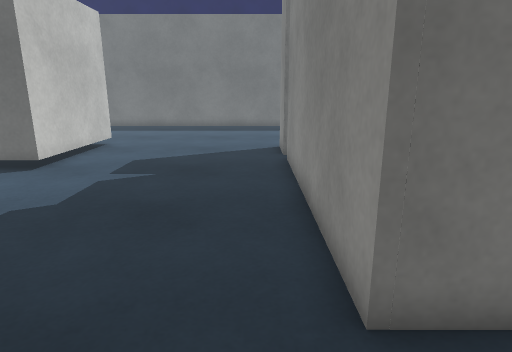
view 1 (above)

18 first-person views from a walk through a Unity game level. The camera is 1.2 m above the floor, tilts 14° down and sees 75° across. The floor is counted in squares, 0.5 m on a side. Each view is taken from the middle of a square. On the plan, view 1 faces up. The plan holds only what a view shows up to about 20 squares ahead; the rest is blank. The place goes on beyond the plan. Surface patterns are stand-ins for the level's own textures.

view 2
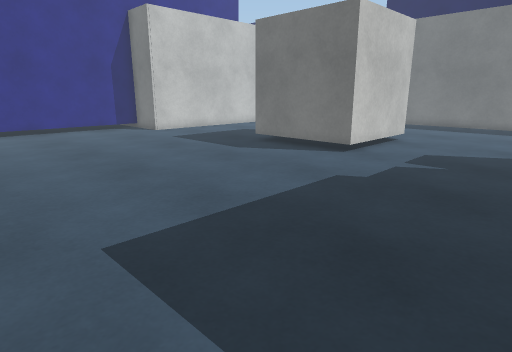

view 3
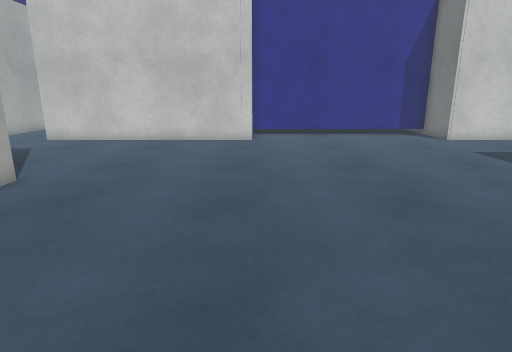

view 4
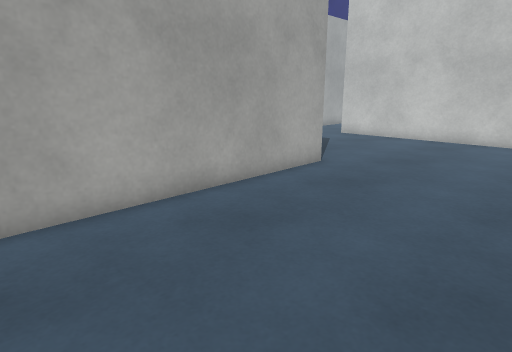

view 5
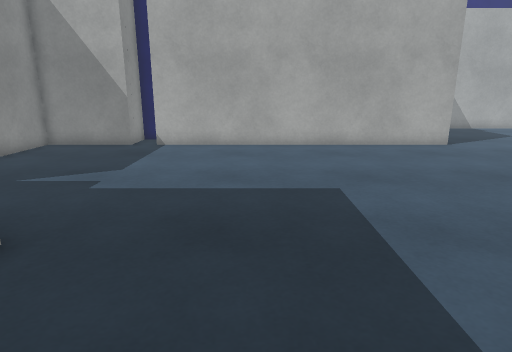

view 6
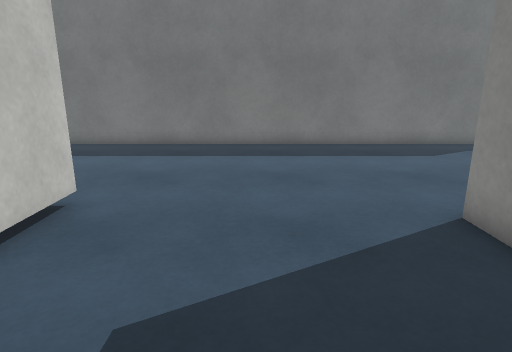

view 7
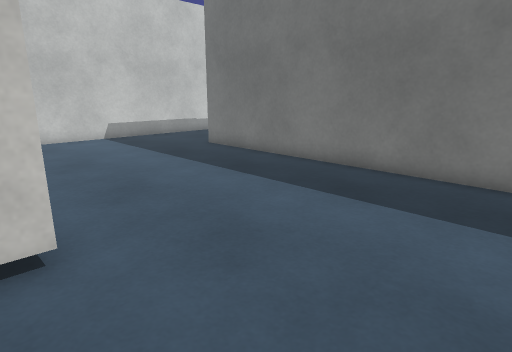

view 8
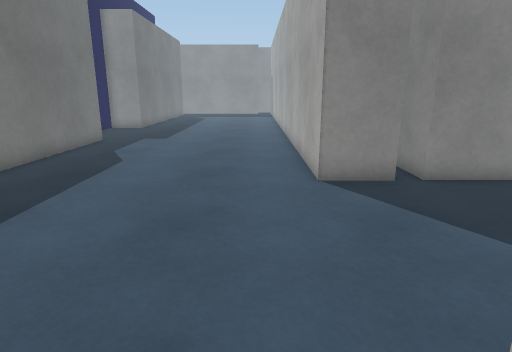

view 9
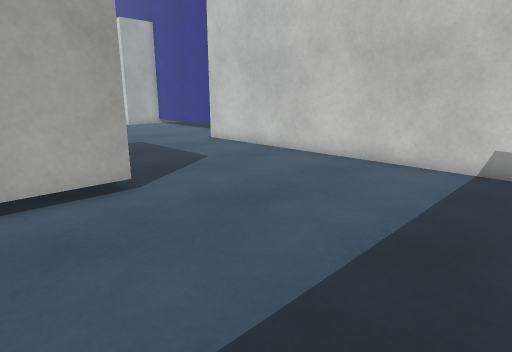

view 10
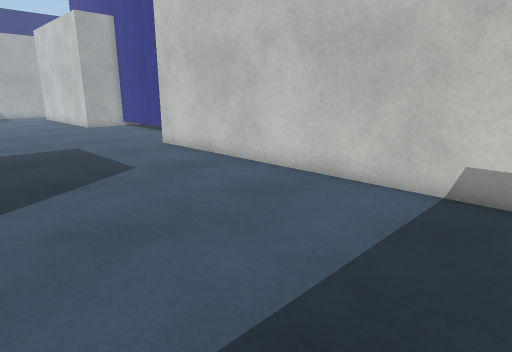

view 11
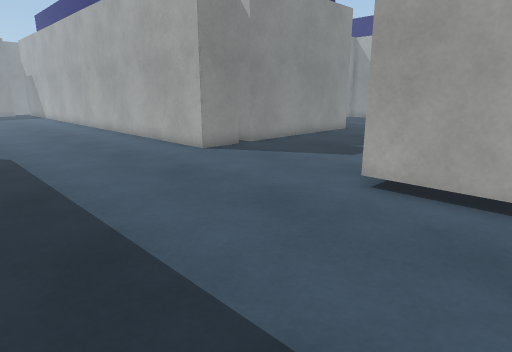

view 12
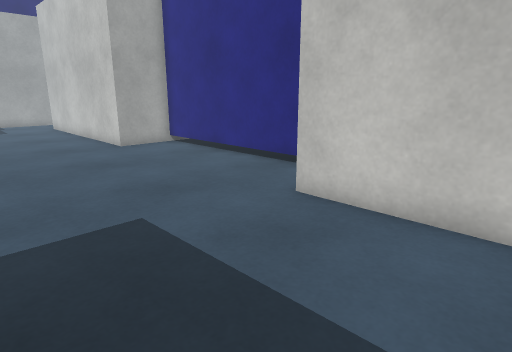

view 13
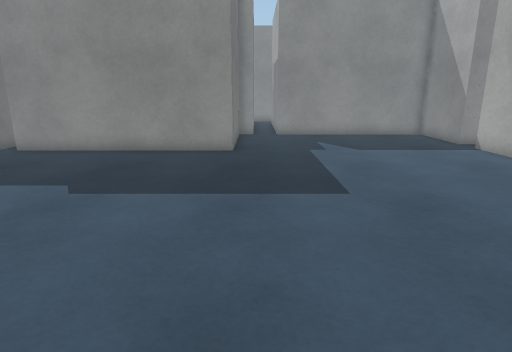

view 14
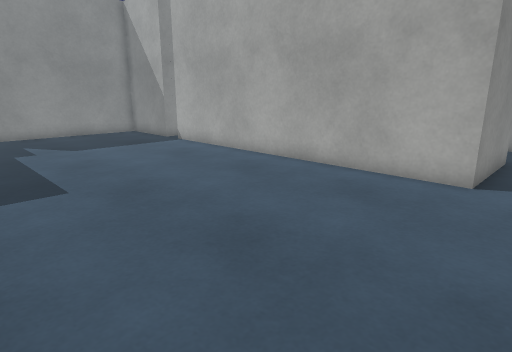

view 15
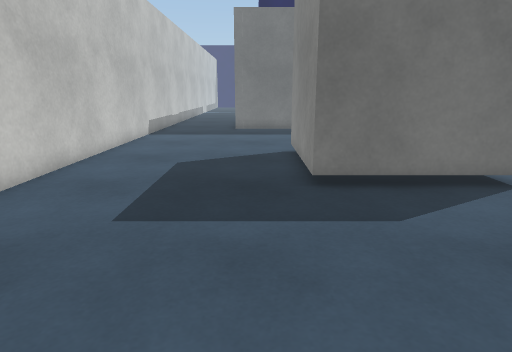

view 16
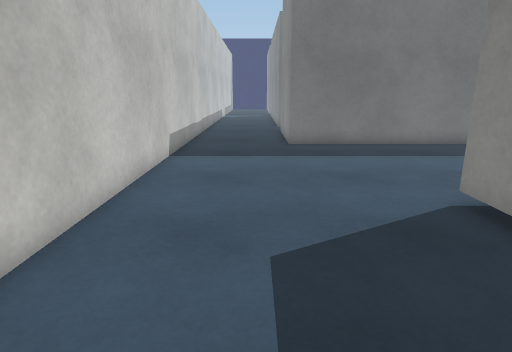

view 17
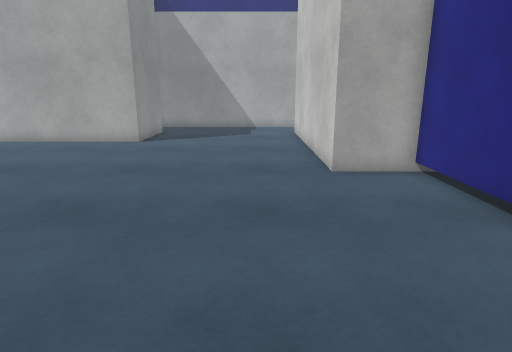

view 18
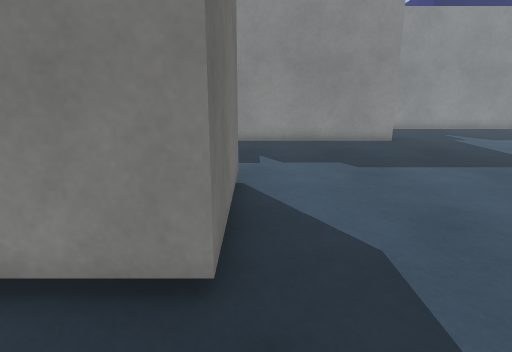

### Floor plan
Points are (right, up) in squares from view 1. A wall is a line through its corners. A room is listed if a view was taken in it or the views show most of it. See-through windows are left out.
Room 1 (views 1, 2, 3, 4, 5, 6, 7, 8, 9, 10, 11, 12, 13, 14, 15, 16, 17, 18)
walls: (-6.9, 10.5) (-12.5, 10.5) (-12.5, 16.1) (-6.9, 16.1) (-6.9, 10.5); (1.2, 13.1) (1.2, 15.2) (12.3, 15.2); (6.9, 2.1) (6.9, 3) (1.2, 3) (1.2, 12.2); (2.9, -7.8) (6.9, -7.8) (6.9, 0.7); (-12.1, -11.5) (-12.1, -7.8) (1.8, -7.8); (9.6, 25.1) (-15.4, 25.1) (-15.4, 28.5); (-20.4, 28.5) (-20.4, 9) (-23, 9) (-23, -1.2) (-20.4, -1.2) (-20.4, -11.5)

Positions as (right, up) in squares from view 1, and headings:
1: (0, 0), facing up
2: (0, -2), facing up-left
3: (-3, -1), facing left
4: (-2, -1), facing down-left
5: (-3, 8), facing down
6: (-3, 9), facing up
7: (-2, 15), facing up-left
8: (-8, 17), facing right
9: (-9, 24), facing down-left
10: (-12, 24), facing down-left
11: (-11, 24), facing down-right
12: (-14, 14), facing down-left
13: (-13, 2), facing right
14: (-14, 2), facing down-right
15: (-14, 2), facing up
16: (-17, 9), facing up
17: (-18, 9), facing down
18: (-16, 10), facing right
